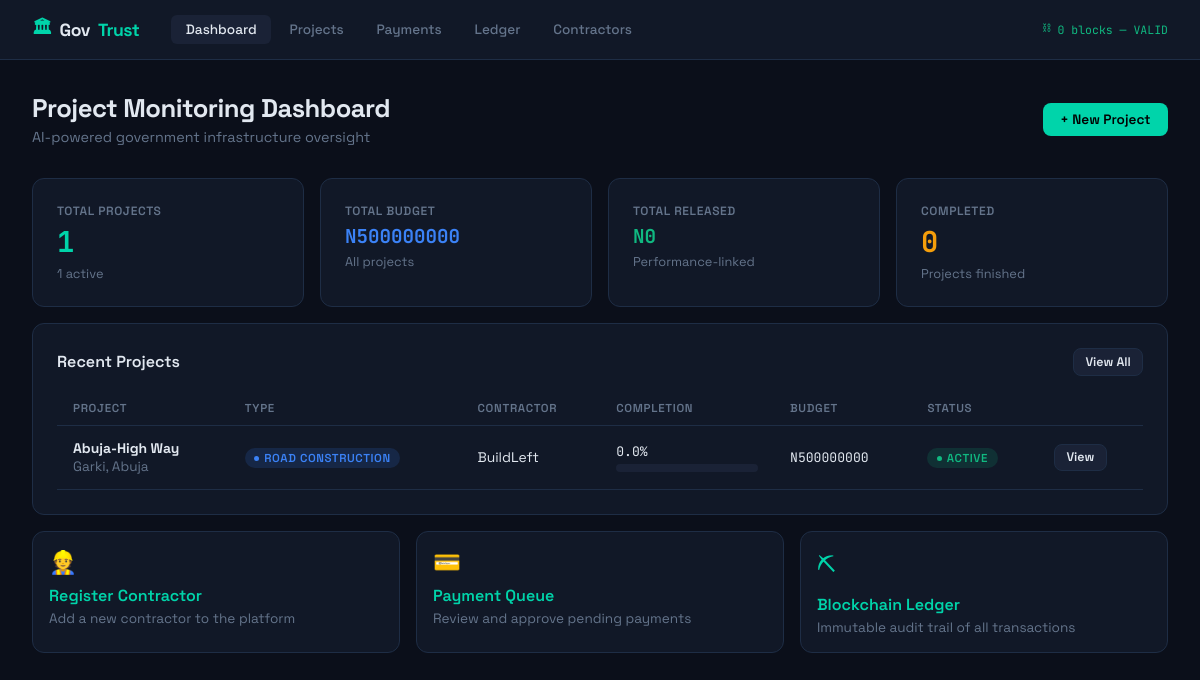
The page / on the database its author committed.
### projects/models.py (models this page shows, shortened)
class Project(models.Model):
    STATUS_CHOICES = [
        ('pending', 'Pending'),
        ('active', 'Active'),
        ('paused', 'Paused'),
        ('completed', 'Completed'),
        ('disputed', 'Disputed'),
    ]
    PROJECT_TYPES = [
        ('road', 'Road Construction'),
        ('bridge', 'Bridge'),
        ('school', 'School Building'),
        ('hospital', 'Hospital'),
        ('water', 'Water Infrastructure'),
        ('power', 'Power Infrastructure'),
        ('housing', 'Housing'),
        ('other', 'Other'),
    ]
    title = models.CharField(max_length=300)
    project_type = models.CharField(max_length=50, choices=PROJECT_TYPES)
    description = models.TextField()
    contractor = models.ForeignKey(Contractor, on_delete=models.PROTECT, related_name='projects')
    location_name = models.CharField(max_length=200)
    latitude = models.FloatField()
    longitude = models.FloatField()
    total_budget = models.DecimalField(max_digits=15, decimal_places=2)
    start_date = models.DateField()
    expected_end_date = models.DateField()
    actual_end_date = models.DateField(null=True, blank=True)
    status = models.CharField(max_length=20, choices=STATUS_CHOICES, default='pending')
    completion_percentage = models.FloatField(default=0.0)
    amount_paid = models.DecimalField(max_digits=15, decimal_places=2, default=0)
    satellite_reference_image = models.ImageField(upload_to='satellite/', null=True, blank=True)
    created_by = models.ForeignKey(User, on_delete=models.SET_NULL, null=True)
    created_at = models.DateTimeField(auto_now_add=True)
    updated_at = models.DateTimeField(auto_now=True)

class Contractor(models.Model):
    name = models.CharField(max_length=200)
    company = models.CharField(max_length=200)
    email = models.EmailField(unique=True)
    phone = models.CharField(max_length=20)
    bank_account = models.CharField(max_length=50)
    registration_number = models.CharField(max_length=100, unique=True)
    created_at = models.DateTimeField(auto_now_add=True)

### projects/views.py (the view)
# urls.py: path('', views.dashboard, name='dashboard'),
def dashboard(request):
    projects = Project.objects.select_related('contractor').order_by('-created_at')
    stats = {
        'total': projects.count(),
        'active': projects.filter(status='active').count(),
        'completed': projects.filter(status='completed').count(),
        'total_budget': projects.aggregate(t=Sum('total_budget'))['t'] or 0,
        'total_paid': projects.aggregate(t=Sum('amount_paid'))['t'] or 0,
    }
    return render(request, 'projects/dashboard.html', {
        'projects': projects[:10],
        'stats': stats,
    })

### templates/projects/dashboard.html (shortened to what this page needs)
{% extends 'base.html' %}
{% block content %}
<div class="page-header flex-between">
  <div><h1>Project Monitoring Dashboard</h1><p>AI-powered government infrastructure oversight</p></div>
  <a href="{% url 'project_create' %}" class="btn btn-primary">+ New Project</a>
</div>
<div class="grid grid-4 mb-2">
  <div class="card stat"><div class="stat-label">Total Projects</div><div class="stat-value" style="color:var(--accent)">{{ stats.total }}</div><div class="stat-sub">{{ stats.active }} active</div></div>
  <div class="card stat"><div class="stat-label">Total Budget</div><div class="stat-value" style="color:var(--accent2);font-size:1.2rem">N{{ stats.total_budget|floatformat:0 }}</div><div class="stat-sub">All projects</div></div>
  <div class="card stat"><div class="stat-label">Total Released</div><div class="stat-value" style="color:var(--success);font-size:1.2rem">N{{ stats.total_paid|floatformat:0 }}</div><div class="stat-sub">Performance-linked</div></div>
  <div class="card stat"><div class="stat-label">Completed</div><div class="stat-value" style="color:var(--warn)">{{ stats.completed }}</div><div class="stat-sub">Projects finished</div></div>
</div>
<div class="card">
  <div class="flex-between mb-2"><h2 style="font-size:1rem;font-weight:600">Recent Projects</h2><a href="{% url 'project_list' %}" class="btn btn-secondary btn-sm">View All</a></div>
  <div class="table-wrap"><table>
    <thead><tr><th>Project</th><th>Type</th><th>Contractor</th><th>Completion</th><th>Budget</th><th>Status</th><th></th></tr></thead>
    <tbody>
      {% for p in projects %}
      <tr>
        <td><strong>{{ p.title }}</strong><br><span class="text-muted">{{ p.location_name }}</span></td>
        <td><span class="badge badge-blue">{{ p.get_project_type_display }}</span></td>
        <td>{{ p.contractor.company }}</td>
        <td style="min-width:140px">
          <div style="display:flex;justify-content:space-between;margin-bottom:4px"><span class="mono">{{ p.completion_percentage|floatformat:1 }}%</span></div>
          <div class="progress-wrap"><div class="progress-bar {% if p.completion_percentage >= 80 %}green{% elif p.completion_percentage >= 40 %}blue{% else %}warn{% endif %}" style="width:{{ p.completion_percentage }}%"></div></div>
        </td>
        <td class="mono">N{{ p.total_budget|floatformat:0 }}</td>
        <td>{% if p.status == 'active' %}<span class="badge badge-green">Active</span>{% elif p.status == 'completed' %}<span class="badge badge-blue">Completed</span>{% elif p.status == 'paused' %}<span class="badge badge-yellow">Paused</span>{% else %}<span class="badge badge-gray">{{ p.status }}</span>{% endif %}</td>
        <td><a href="{% url 'project_detail' p.pk %}" class="btn btn-secondary btn-sm">View</a></td>
      </tr>
      {% empty %}
      <tr><td colspan="7" style="text-align:center;color:var(--muted);padding:2rem">No projects yet. <a href="{% url 'project_create' %}">Create one</a>.</td></tr>
      {% endfor %}
    </tbody>
  </table></div>
</div>
<div class="grid grid-3 mt-2">
  <a href="{% url 'contractor_create' %}" class="card card-sm" style="display:block;border-color:var(--border);transition:border-color 0.15s" onmouseover="this.style.borderColor='var(--accent)'" onmouseout="this.style.borderColor='var(--border)'"><div style="font-size:1.4rem;margin-bottom:.5rem">&#128119;</div><div style="font-weight:600;margin-bottom:.25rem">Register Contractor</div><div class="text-muted">Add a new contractor to the platform</div></a>
  <a href="{% url 'payment_list' %}" class="card card-sm" style="display:block;border-color:var(--border);transition:border-color 0.15s" onmouseover="this.style.borderColor='var(--accent)'" onmouseout="this.style.borderColor='var(--border)'"><div style="font-size:1.4rem;margin-bottom:.5rem">&#128179;</div><div style="font-weight:600;margin-bottom:.25rem">Payment Queue</div><div class="text-muted">Review and approve pending payments</div></a>
  <a href="{% url 'ledger_view' %}" class="card card-sm" style="display:block;border-color:var(--border);transition:border-color 0.15s" onmouseover="this.style.borderColor='var(--accent)'" onmouseout="this.style.borderColor='var(--border)'"><div style="font-size:1.4rem;margin-bottom:.5rem">&#9935;</div><div style="font-weight:600;margin-bottom:.25rem">Blockchain Ledger</div><div class="text-muted">Immutable audit trail of all transactions</div></a>
</div>
{% endblock %}

### templates/base.html (style rules this page uses)
:root { --bg: #0b0f1a; --surface: #111827; --surface2: #1a2236; --border: #1e2d45; --accent: #00d4aa; --accent2: #3b82f6; --warn: #f59e0b; --danger: #ef4444; --success: #10b981; --text: #e2e8f0; --muted: #64748b; --mono: 'JetBrains Mono', monospace; --sans: 'Space Grotesk', sans-serif; }
* { box-sizing: border-box; margin: 0; padding: 0; }
body { background: var(--bg); color: var(--text); font-family: var(--sans); min-height: 100vh; }
a { color: var(--accent); text-decoration: none; }
.page-header { margin-bottom: 2rem; }
.page-header h1 { font-size: 1.6rem; font-weight: 700; letter-spacing: -0.5px; }
.page-header p { color: var(--muted); margin-top: 0.25rem; font-size: 0.9rem; }
.card { background: var(--surface); border: 1px solid var(--border); border-radius: 12px; padding: 1.5rem; }
.card-sm { padding: 1rem; }
.grid { display: grid; gap: 1rem; }
.grid-3 { grid-template-columns: repeat(3, 1fr); }
.grid-4 { grid-template-columns: repeat(4, 1fr); }
.stat { display: flex; flex-direction: column; gap: 0.25rem; }
.stat-label { font-size: 0.75rem; color: var(--muted); text-transform: uppercase; letter-spacing: 0.05em; font-weight: 600; }
.stat-value { font-size: 1.8rem; font-weight: 700; font-family: var(--mono); }
.stat-sub { font-size: 0.8rem; color: var(--muted); }
.progress-wrap { background: var(--surface2); border-radius: 99px; height: 8px; overflow: hidden; }
.badge { display: inline-flex; align-items: center; gap: 0.3rem; padding: 0.2rem 0.6rem; border-radius: 99px; font-size: 0.72rem; font-weight: 600; text-transform: uppercase; letter-spacing: 0.05em; }
.badge-green { background: rgba(16,185,129,0.15); color: var(--success); }
.badge-blue { background: rgba(59,130,246,0.15); color: var(--accent2); }
.badge::before { content: ''; width: 5px; height: 5px; border-radius: 50%; background: currentColor; }
.btn { display: inline-flex; align-items: center; gap: 0.4rem; padding: 0.5rem 1.1rem; border-radius: 8px; font-family: var(--sans); font-size: 0.85rem; font-weight: 600; cursor: pointer; border: none; transition: all 0.15s; }
.btn-primary { background: var(--accent); color: #000; }
.btn-secondary { background: var(--surface2); color: var(--text); border: 1px solid var(--border); }
.btn-sm { padding: 0.3rem 0.7rem; font-size: 0.78rem; }
.table-wrap { overflow-x: auto; }
table { width: 100%; border-collapse: collapse; }
th { text-align: left; padding: 0.6rem 1rem; font-size: 0.72rem; text-transform: uppercase; letter-spacing: 0.06em; color: var(--muted); font-weight: 600; border-bottom: 1px solid var(--border); }
td { padding: 0.85rem 1rem; border-bottom: 1px solid var(--border); font-size: 0.87rem; vertical-align: middle; }
.mono { font-family: var(--mono); font-size: 0.82rem; }
.flex-between { display: flex; justify-content: space-between; align-items: center; }
.mt-2 { margin-top: 1rem; }
.mb-2 { margin-bottom: 1rem; }
.text-muted { color: var(--muted); font-size: 0.85rem; }

### rows shown on the page
Project: title "Abuja-High Way", location_name "Garki, Abuja", project_type "ROAD CONSTRUCTION", contractor.company "BuildLeft", completion_percentage "0.0", total_budget "500000000", status "ACTIVE"

### other values the page prints
{{ stats.total }} "1"
{{ stats.active }} "1"
{{ stats.total_budget|floatformat:0 }} "500000000"
{{ stats.total_paid|floatformat:0 }} "0"
{{ stats.completed }} "0"
